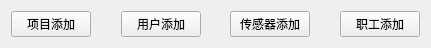
     <widget class="QWidget" name="layoutWidget">
      <property name="geometry">
       <rect>
        <x>150</x>
        <y>10</y>
        <width>431</width>
        <height>30</height>
       </rect>
      </property>
      <layout class="QHBoxLayout" name="horizontalLayout_3">
       <item>
        <widget class="QPushButton" name="pushButton_7">
         <property name="text">
          <string>项目添加</string>
         </property>
        </widget>
       </item>
       <item>
        <spacer name="horizontalSpacer_5">
         <property name="orientation">
          <enum>Qt::Horizontal</enum>
         </property>
         <property name="sizeHint" stdset="0">
          <size>
           <width>40</width>
           <height>20</height>
          </size>
         </property>
        </spacer>
       </item>
       <item>
        <widget class="QPushButton" name="pushButton_8">
         <property name="text">
          <string>用户添加</string>
         </property>
        </widget>
       </item>
       <item>
        <spacer name="horizontalSpacer_6">
         <property name="orientation">
          <enum>Qt::Horizontal</enum>
         </property>
         <property name="sizeHint" stdset="0">
          <size>
           <width>40</width>
           <height>20</height>
          </size>
         </property>
        </spacer>
       </item>
       <item>
        <widget class="QPushButton" name="pushButton_9">
         <property name="text">
          <string>传感器添加</string>
         </property>
        </widget>
       </item>
       <item>
        <spacer name="horizontalSpacer_7">
         <property name="orientation">
          <enum>Qt::Horizontal</enum>
         </property>
         <property name="sizeHint" stdset="0">
          <size>
           <width>40</width>
           <height>20</height>
          </size>
         </property>
        </spacer>
       </item>
       <item>
        <widget class="QPushButton" name="pushButton_10">
         <property name="text">
          <string>职工添加</string>
         </property>
        </widget>
       </item>
      </layout>
     </widget>
